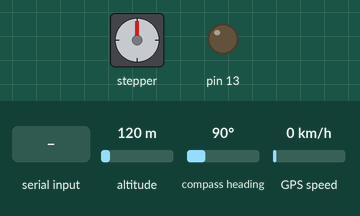
Bench run of a sketch on a simulated Arduino Uno, built with avr-gcc and run on an emulated ATmega328P. Shown: stepper motor, output pins drawn as LEDs (lit = HIGH). The test bench sets the inputs (shaded band); at power-on: altitude 120 m, compass heading 90°, GPS speed 0 km/h. The GPS gets a fix after 3 s at 37.7749, -122.4194 with 8 satellites; stepper angles assume 200 steps per turn; what the sketch prints to the serial monitor is not drawn.

Above: at 1.2 s.
1.3 s: "On" received over Serial
At 3.8 s:
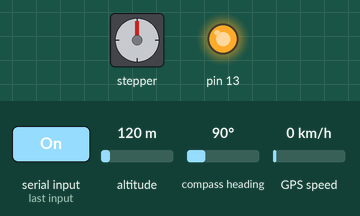
4.3 s: "Off" received over Serial
At 7.3 s:
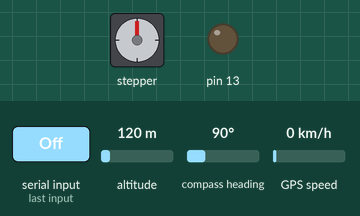
Timing chart, 0 to 8.8 s (numbered marks = the images above; inputs shaded):
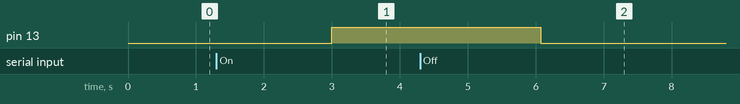

Measured:
- after the input at 1.3 s, pin 13: LOW → HIGH after 1.7 s
- after the input at 4.3 s, pin 13: HIGH → LOW after 1.8 s

The sketch:

FullApplication.ino
```cpp
#include <AccelStepper.h>
#include <MultiStepper.h>
#include <TinyGPS++.h>
#include <SoftwareSerial.h>

// Define SoftwareSerial pins for the GPS module
SoftwareSerial gpsSerial(3, 4); // RX (D4), TX (D3)

// Create a TinyGPS++ object
TinyGPSPlus gps;

// Define the stepper motor and the pins that is connected to
AccelStepper stepper1(1, 5, 2); // (Type of driver: with 2 pins, STEP, DIR)

bool enabled = false;
unsigned long writeDelay = 5000;
unsigned long lastMillis = 0;

String data;
char firstLetter;
bool high = false;
int positionToTurnTo = -1;

void setup() {
  // put your setup code here, to run once:
  stepper1.setMaxSpeed(500);
  Serial.begin(9600);
  gpsSerial.begin(9600);
  pinMode(13, OUTPUT);


}

void loop() {
  // put your main code here, to run repeatedly:

  if (enabled)
  {
    if (positionToTurnTo != -1)
    {
      stepper1.moveTo(positionToTurnTo);
      stepper1.run();

    }

    // Check if data is available from the GPS module
    while (gpsSerial.available() > 0)
    {
      // Feed the GPS data to the TinyGPS++ object
      gps.encode(gpsSerial.read());
    }
  }

  if (gps.location.isValid() && gps.location.isUpdated())
  {
    Serial.print("latitude ");
    //Serial.println(gps.location.rawLat().deg);
    Serial.println(gps.location.lat(), 4); // 4 decimal places so it doesn't detect tiny changes
    Serial.print("longitude ");
    //Serial.println(gps.location.rawLng().deg);
    Serial.println(gps.location.lng(), 4); // 4 decimal places
  }
  if (gps.satellites.isValid() && gps.satellites.isUpdated())
  {
    Serial.print("Satellites: ");
    Serial.println(gps.satellites.value());
  }
  if (gps.time.isValid() && gps.time.isUpdated())
  {
    Serial.print("Time: ");
    Serial.println(gps.time.value());
  }

  if (Serial.available())
  {
    data = Serial.readString();

    // If contains in C++
    if (data.indexOf("On") != -1)
    {
      enabled = true;
      digitalWrite(13, HIGH);
    }
    else if (data.indexOf("Off") != -1)
    {
      digitalWrite(13, LOW);
      enabled = false;
    }
    if (data.indexOf("steps") != -1)
    {
      positionToTurnTo = (data.substring(6)).toInt();


    }
  }
  /*

  if ( (millis() - lastMillis) >= writeDelay)
  {
    lastMillis = millis();

    Serial.println("latitude 51.2142");
    Serial.println("longitude 25.2314");

    if (high)
    {
      digitalWrite(13, HIGH);
      high = false;
    }
    else
    {
      digitalWrite(13, LOW);
      high = true;
    }
  }
  */
}
```
